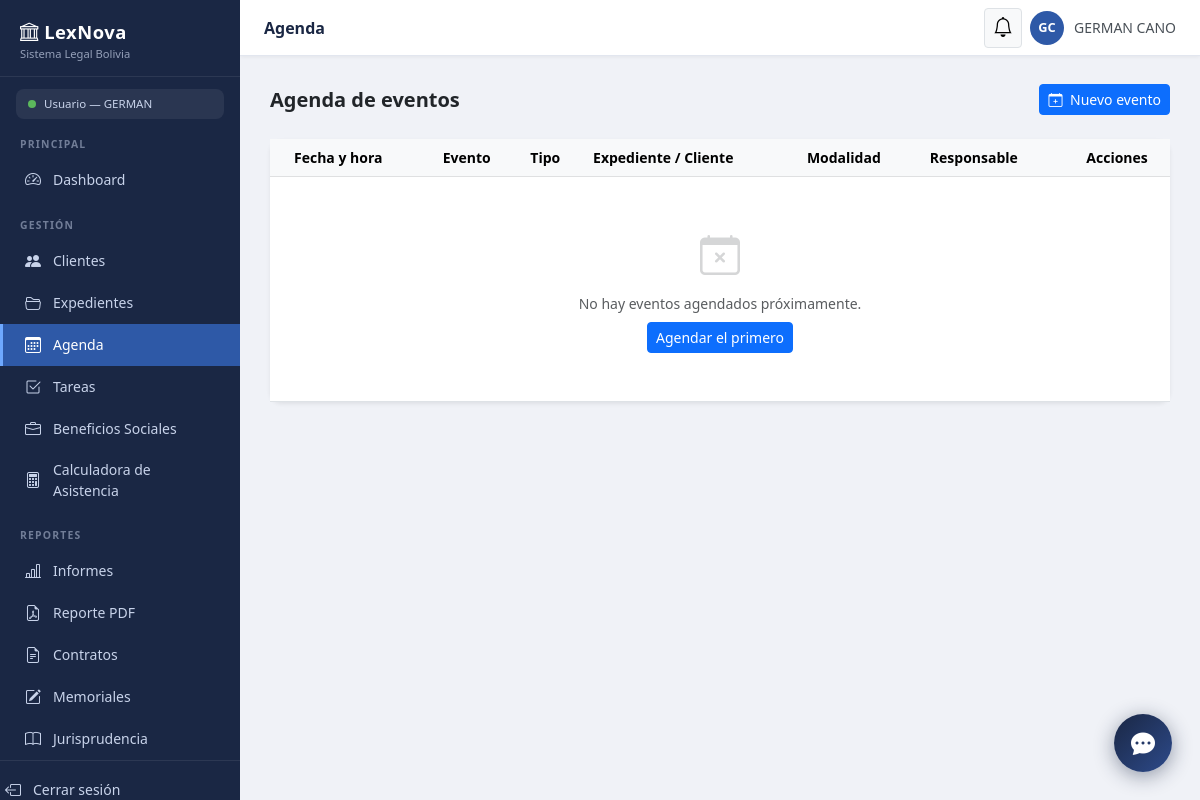
/casos/agenda/ (signed in), run on an earlier commit of the app's database.
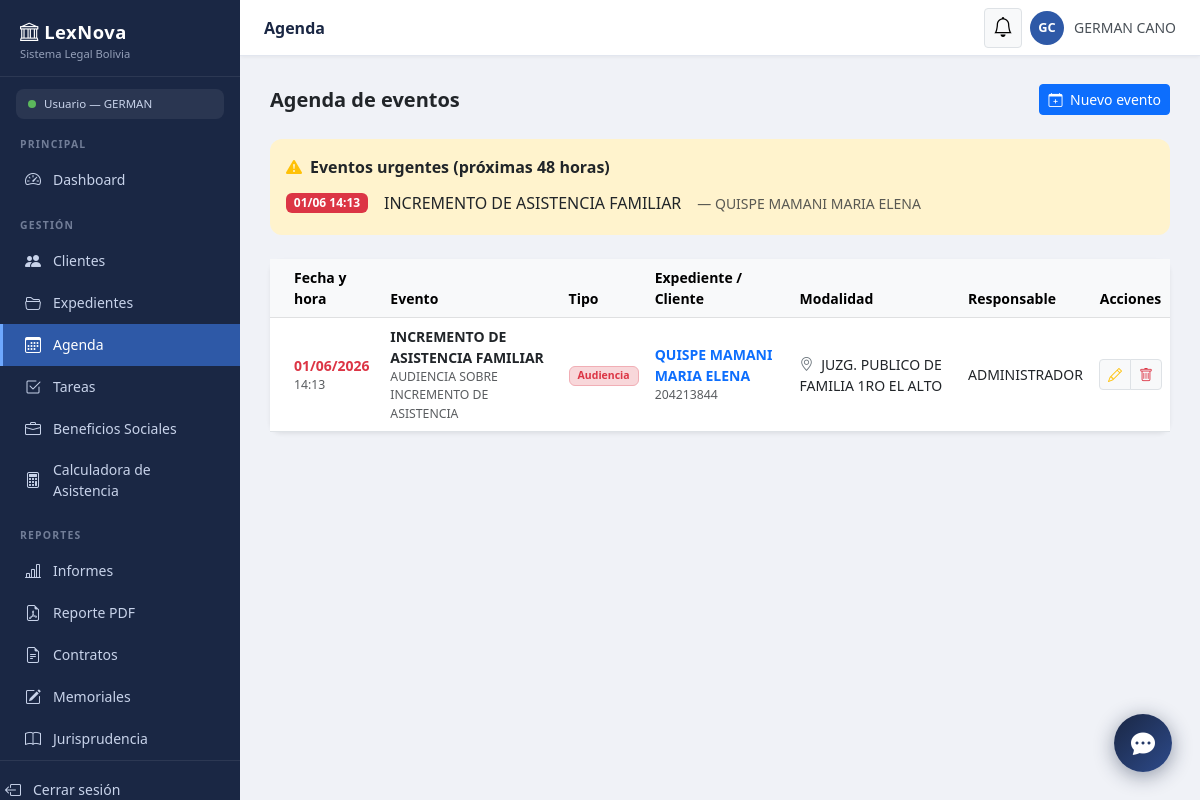
And on a later commit of the database.
### control_legal/models.py (models this page shows, shortened)
class Evento(models.Model):
    TIPO_AUDIENCIA   = 'audiencia'
    TIPO_ENTREVISTA  = 'entrevista'
    TIPO_SEGUIMIENTO = 'seguimiento'
    TIPO_OTRO        = 'otro'
    TIPOS = [
        (TIPO_AUDIENCIA,   'Audiencia'),
        (TIPO_ENTREVISTA,  'Entrevista con cliente'),
        (TIPO_SEGUIMIENTO, 'Seguimiento de proceso'),
        (TIPO_OTRO,        'Otro'),
    ]
    MODALIDAD_PRESENCIAL = 'presencial'
    MODALIDAD_VIRTUAL    = 'virtual'
    MODALIDADES = [
        (MODALIDAD_PRESENCIAL, 'Presencial'),
        (MODALIDAD_VIRTUAL,    'Virtual'),
    ]
    titulo       = models.CharField(max_length=200, verbose_name="Título")
    tipo         = models.CharField(max_length=20, choices=TIPOS, default=TIPO_AUDIENCIA)
    expediente   = models.ForeignKey(
        Expediente, on_delete=models.CASCADE,
        related_name='eventos', null=True, blank=True,
        verbose_name="Expediente relacionado"
    )
    responsable  = models.ForeignKey(
        User, on_delete=models.SET_NULL, null=True,
        related_name='eventos', verbose_name="Responsable"
    )
    fecha_hora   = models.DateTimeField(verbose_name="Fecha y hora")
    modalidad    = models.CharField(max_length=20, choices=MODALIDADES, default=MODALIDAD_PRESENCIAL)
    lugar        = models.CharField(max_length=200, blank=True, verbose_name="Lugar / sala")
    enlace_virtual = models.URLField(blank=True, verbose_name="Enlace virtual (Meet/Zoom)")
    descripcion  = models.TextField(blank=True, verbose_name="Descripción / notas")
    recordatorio_enviado = models.BooleanField(default=False)
    creado_en    = models.DateTimeField(auto_now_add=True)
    class Meta:
        ordering = ['fecha_hora']
        verbose_name = "Evento"
        verbose_name_plural = "Agenda"
    def es_hoy(self):
        from django.utils import timezone
        return self.fecha_hora.date() == timezone.now().date()
    def es_urgente(self):
        from django.utils import timezone
        from datetime import timedelta
        return self.fecha_hora <= timezone.now() + timedelta(days=2)

class Expediente(models.Model):
    ESTADO_ACTIVO    = 'activo'
    ESTADO_CONCLUIDO = 'concluido'
    ESTADO_ARCHIVADO = 'archivado'
    ESTADO_ABANDONO  = 'abandono'   # ← NUEVO
    ESTADOS = [
        (ESTADO_ACTIVO,    'Activo'),
        (ESTADO_CONCLUIDO, 'Concluido'),
        (ESTADO_ARCHIVADO, 'Archivado'),
        (ESTADO_ABANDONO,  'Abandono'),  # ← NUEVO
    ]
    MATERIAS = [
        ('Civil',           'Civil'),
        ('Penal',           'Penal'),
        ('Familia',         'Familia'),
        ('Laboral',         'Laboral'),
        ('Administrativo',  'Administrativo'),
        ('Constitucional',  'Constitucional'),
        ('Otro',            'Otro'),
    ]
    cliente = models.ForeignKey(
        Cliente, on_delete=models.PROTECT,
        related_name='expedientes',
        verbose_name="Cliente"
    )
    abogado_asignado = models.ForeignKey(
        User, on_delete=models.SET_NULL,
        null=True, blank=True,
        related_name='expedientes',
        verbose_name="Abogado responsable"
    )
    numero_expediente = models.CharField(max_length=50, blank=True, verbose_name="N° de expediente")
    nurej             = models.CharField(max_length=50, blank=True, verbose_name="NUREJ")
    juzgado           = models.CharField(max_length=200, blank=True, verbose_name="Juzgado")
    materia           = models.CharField(max_length=50, choices=MATERIAS, default='Civil', verbose_name="Materia")
    tipo_proceso      = models.CharField(max_length=100, blank=True, verbose_name="Tipo de proceso")
    descripcion       = models.TextField(blank=True, verbose_name="Descripción del caso")
    estado            = models.CharField(max_length=20, choices=ESTADOS, default=ESTADO_ACTIVO, verbose_name="Estado")
    fecha_inicio      = models.DateField(auto_now_add=True, verbose_name="Fecha de inicio")
    fecha_conclusion  = models.DateField(null=True, blank=True, verbose_name="Fecha de conclusión")
    activo = models.BooleanField(default=True)
    class Meta:
        ordering = ['-fecha_inicio']
        verbose_name = "Expediente"
        verbose_name_plural = "Expedientes"

class Cliente(models.Model):
    ci              = models.CharField(max_length=20, unique=True, verbose_name="Cédula de identidad")
    nombre_completo = models.CharField(max_length=200, verbose_name="Nombre completo")
    telefono        = models.CharField(max_length=20, blank=True, verbose_name="Teléfono")
    email           = models.EmailField(blank=True, verbose_name="Correo electrónico")
    direccion       = models.TextField(blank=True, verbose_name="Dirección")
    abogado_asignado = models.ForeignKey(
        User, on_delete=models.SET_NULL,
        null=True, blank=True,
        related_name='clientes',
        verbose_name="Abogado asignado"
    )
    codigo_acceso = models.CharField(
        max_length=12, unique=True, blank=True, null=True,
        verbose_name="Código de acceso del cliente"
    )
    notas_internas = models.TextField(blank=True, verbose_name="Notas internas")
    fecha_registro = models.DateTimeField(auto_now_add=True)
    activo         = models.BooleanField(default=True)
    class Meta:
        ordering = ['nombre_completo']
        verbose_name = "Cliente"
        verbose_name_plural = "Clientes"

### control_legal/views.py (the view)
# urls.py: path('agenda/',                   views.agenda,            name='agenda'),
@login_required
def agenda(request):
    from django.utils import timezone
    from datetime import timedelta
    hoy       = timezone.now().date()
    eventos   = Evento.objects.filter(fecha_hora__date__gte=hoy).order_by('fecha_hora')
    urgentes  = eventos.filter(fecha_hora__date__lte=hoy + timedelta(days=2))
    return render(request, 'control_legal/agenda.html', {
        'eventos':  eventos,
        'urgentes': urgentes,
        'hoy':      hoy,
    })

### control_legal/templates/control_legal/agenda.html (shortened to what the changed rows need)
{% extends "base.html" %}
{% block contenido %}
{% if urgentes %}
<div class="alert border-0 mb-4" style="background:#fff3cd;border-radius:12px;">
    <div class="d-flex align-items-center gap-2 mb-2">
        <i class="bi bi-exclamation-triangle-fill text-warning"></i>
        <strong>Eventos urgentes (próximas 48 horas)</strong>
    </div>
    {% for e in urgentes %}
    <div class="d-flex align-items-center gap-3 py-1">
        <span class="badge bg-danger">{{ e.fecha_hora|date:"d/m H:i" }}</span>
        <span>{{ e.titulo }}</span>
        {% if e.expediente %}
        <small class="text-muted">— {{ e.expediente.cliente.nombre_completo }}</small>
        {% endif %}
    </div>
    {% endfor %}
</div>
{% endif %}
<div class="card border-0 shadow-sm" style="border-radius:12px;">
    <div class="table-responsive">
        <table class="table table-hover align-middle mb-0" style="font-size:.875rem;">
            <thead class="table-light">
                <tr>
                    <th class="ps-4">Fecha y hora</th>
                    <th>Evento</th>
                    <th>Tipo</th>
                    <th>Expediente / Cliente</th>
                    <th>Modalidad</th>
                    <th>Responsable</th>
                    <th class="text-center">Acciones</th>
                </tr>
            </thead>
            <tbody>
                {% for evento in eventos %}
                <tr {% if evento.es_hoy %}style="background:#e8f5e9;"{% endif %}>
                    <td class="ps-4">
                        <span class="fw-bold {% if evento.es_urgente %}text-danger{% endif %}">
                            {{ evento.fecha_hora|date:"d/m/Y" }}
                        </span>
                        <small class="d-block text-muted">{{ evento.fecha_hora|date:"H:i" }}</small>
                    </td>
                    <td>
                        <span class="fw-semibold">{{ evento.titulo }}</span>
                        {% if evento.descripcion %}
                        <small class="d-block text-muted">{{ evento.descripcion|truncatechars:40 }}</small>
                        {% endif %}
                    </td>
                    <td>
                        {% if evento.tipo == 'audiencia' %}
                            <span class="badge bg-danger-subtle text-danger border border-danger-subtle px-2">Audiencia</span>
                        {% elif evento.tipo == 'entrevista' %}
                            <span class="badge bg-primary-subtle text-primary border border-primary-subtle px-2">Entrevista</span>
                        {% elif evento.tipo == 'seguimiento' %}
                            <span class="badge bg-warning-subtle text-warning border border-warning-subtle px-2">Seguimiento</span>
                        {% else %}
                            <span class="badge bg-secondary-subtle text-secondary px-2">Otro</span>
                        {% endif %}
                    </td>
                    <td>
                        {% if evento.expediente %}
                            <a href="{% url 'detalle_caso' evento.expediente.pk %}" class="text-decoration-none fw-semibold text-primary">
                                {{ evento.expediente.cliente.nombre_completo }}
                            </a>
                            <small class="d-block text-muted">{{ evento.expediente.nurej }}</small>
                        {% else %}
                            <span class="text-muted">—</span>
                        {% endif %}
                    </td>
                    <td>
                        {% if evento.modalidad == 'virtual' %}
                            <i class="bi bi-camera-video text-primary me-1"></i>
                            {% if evento.enlace_virtual %}
                            <a href="{{ evento.enlace_virtual }}" target="_blank" class="small">Unirse</a>
                            {% else %}Virtual{% endif %}
                        {% else %}
                            <i class="bi bi-geo-alt text-secondary me-1"></i>
                            {{ evento.lugar|default:"Presencial" }}
                        {% endif %}
                    </td>
                    <td>{{ evento.responsable.get_full_name|default:evento.responsable.username }}</td>
                    <td class="text-center">
                        <div class="btn-group btn-group-sm">
                            <a href="{% url 'editar_evento' evento.pk %}" class="btn btn-light border text-warning" title="Editar">
                                <i class="bi bi-pencil"></i>
                            </a>
                            <a href="{% url 'eliminar_evento' evento.pk %}" class="btn btn-light border text-danger"
                               title="Eliminar" onclick="return confirm('¿Eliminar este evento?')">
                                <i class="bi bi-trash"></i>
                            </a>
                        </div>
                    </td>
                </tr>
                {% empty %}
                <tr>
                    <td colspan="7" class="text-center text-muted py-5">
                        <i class="bi bi-calendar-x fs-1 d-block mb-2 opacity-25"></i>
                        No hay eventos agendados próximamente.
                        <div class="mt-2">
                            <a href="{% url 'registrar_evento' %}" class="btn btn-sm btn-primary">Agendar el primero</a>
                        </div>
                    </td>
                </tr>
                {% endfor %}
            </tbody>
        </table>
    </div>
</div>
{% endblock %}

What changed in the data, as far as the page shows it:
added Evento: fecha_hora "01/06 14:13", titulo "INCREMENTO DE ASISTENCIA FAMILIAR", expediente.cliente.nombre_completo "QUISPE MAMANI MARIA ELENA", fecha_hora "01/06/2026", fecha_hora "14:13", descripcion "AUDIENCIA SOBRE INCREMENTO DE ASISTENCIA", tipo "Audiencia", expediente.nurej "204213844", lugar "JUZG. PUBLICO DE FAMILIA 1RO EL ALTO", responsable.get_full_name "ADMINISTRADOR"
Also different on the page:
text no longer shown: "No hay eventos agendados próximamente. Agendar el primero"
text now shown: "Eventos urgentes (próximas 48 horas)"
